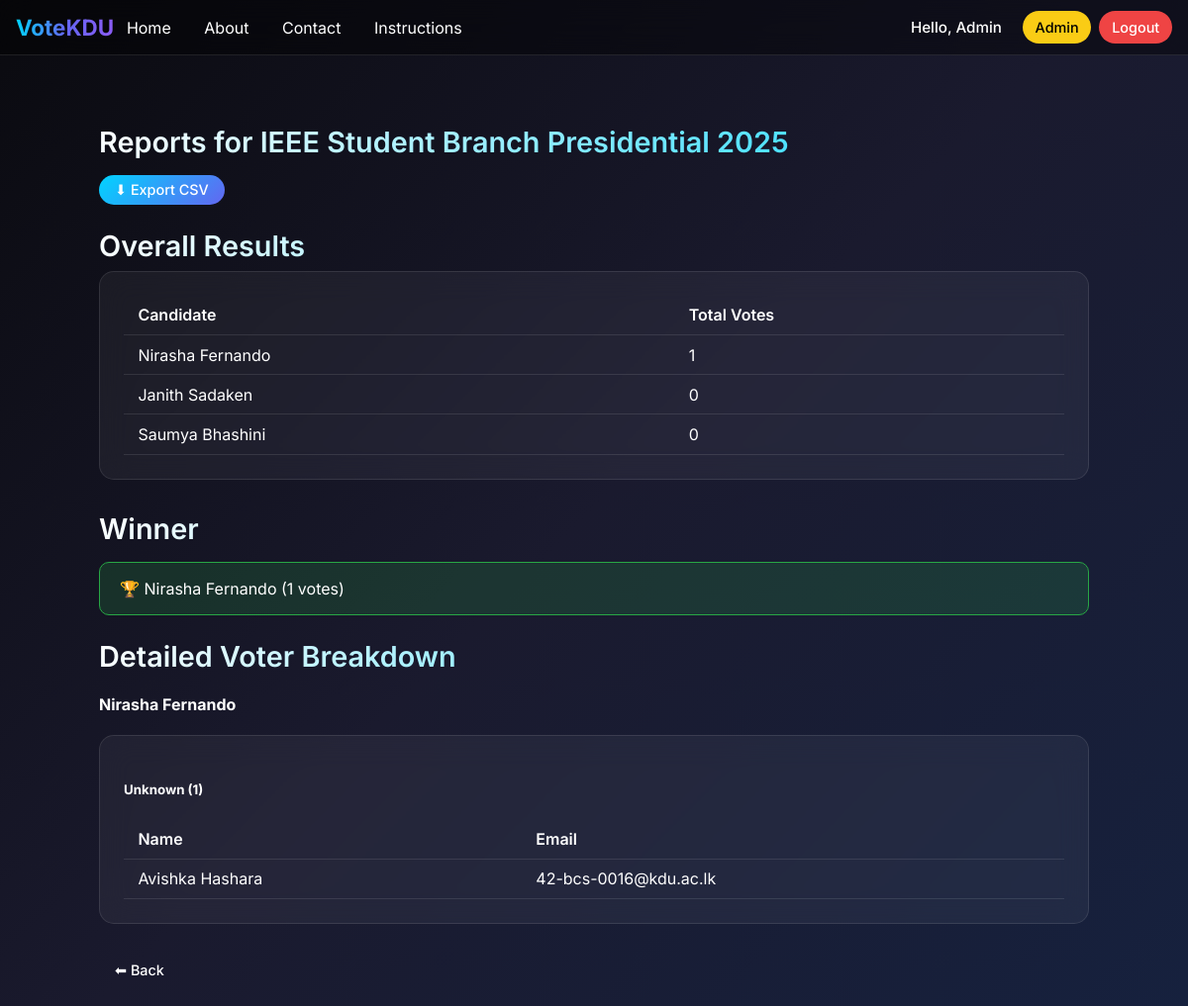
Page /admin/reports.php?election_id=18 (signed in) on the earlier database version.
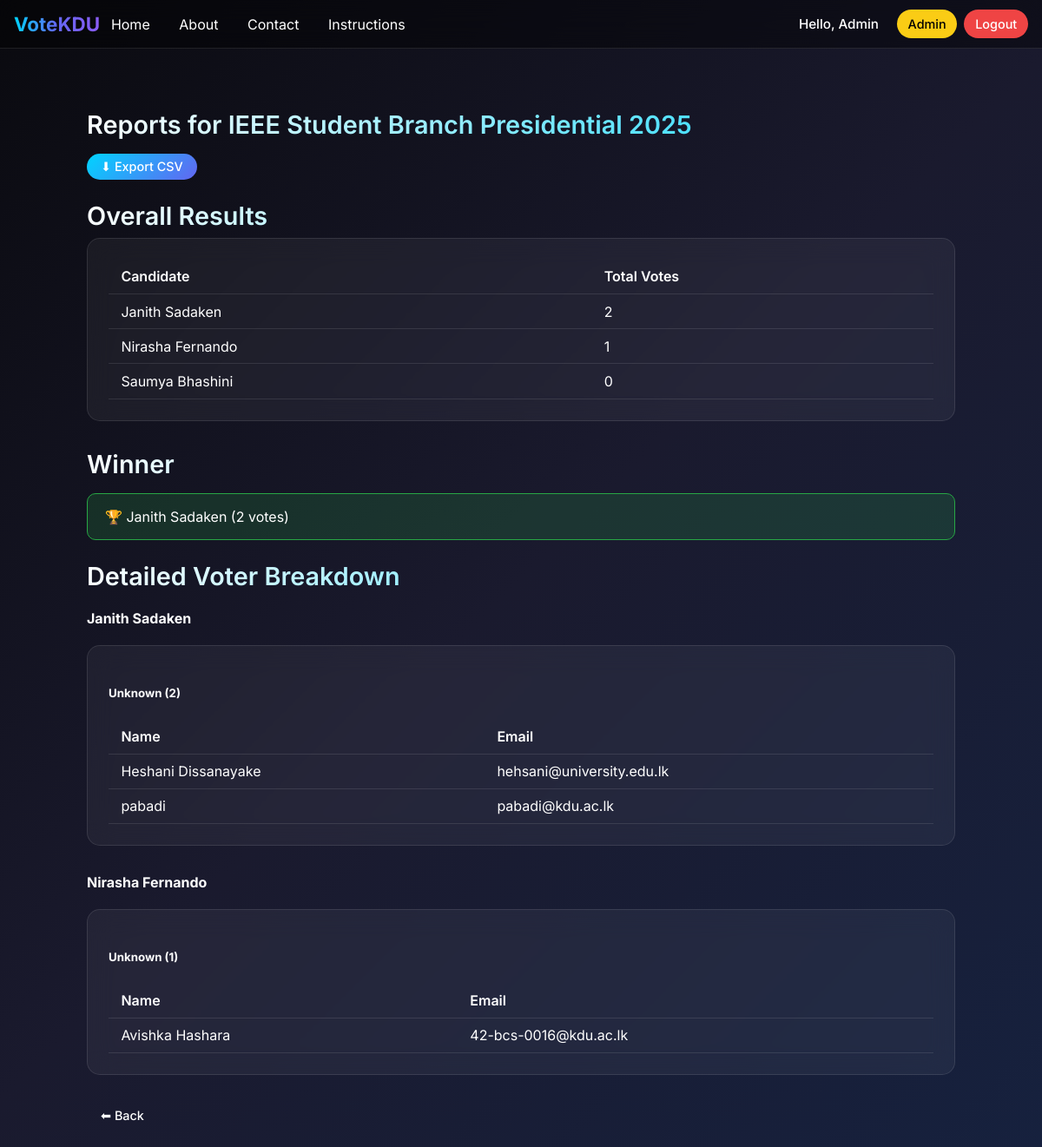
Same page on the later database version.
### tables this page shows
CREATE TABLE `candidates` (
  `id` int(11) NOT NULL,
  `election_id` int(11) NOT NULL,
  `name` varchar(150) NOT NULL,
  `bio` text DEFAULT NULL,
  `photo` varchar(255) DEFAULT NULL,
  `created_at` timestamp NOT NULL DEFAULT current_timestamp()
);

CREATE TABLE `votes` (
  `id` int(11) NOT NULL,
  `election_id` int(11) NOT NULL,
  `candidate_id` int(11) NOT NULL,
  `user_id` int(11) NOT NULL,
  `cast_at` timestamp NOT NULL DEFAULT current_timestamp()
);

CREATE TABLE `users` (
  `id` int(11) NOT NULL,
  `name` varchar(150) NOT NULL,
  `university_email` varchar(255) NOT NULL,
  `role` enum('admin','voter') NOT NULL,
  `password` varchar(255) NOT NULL,
  `faculty` varchar(150) DEFAULT NULL,
  `created_at` timestamp NOT NULL DEFAULT current_timestamp()
);

### helpers.php (called while the page is built, shortened)
<?php
function e($s) {
    return htmlspecialchars($s, ENT_QUOTES | ENT_HTML5, 'UTF-8');
}

### admin/reports.php (the view, shortened to what this page needs)
<?php
require_once __DIR__ . '/../init.php';
$election_id = intval($_GET['election_id'] ?? 0);
$stmt = $pdo->prepare('SELECT * FROM elections WHERE id = ?');
$stmt->execute([$election_id]);
$e = $stmt->fetch();
function get_faculty_from_email($email) {
    return 'Unknown';
}
$stmt = $pdo->prepare('SELECT c.*, COALESCE(votes_count.count,0) as votes
    FROM candidates c
    LEFT JOIN (SELECT candidate_id, COUNT(*) as count
               FROM votes WHERE election_id = ?
               GROUP BY candidate_id) votes_count
    ON c.id = votes_count.candidate_id
    WHERE c.election_id = ?
    GROUP BY c.id
    ORDER BY votes DESC');
$stmt->execute([$election_id, $election_id]);
$candidates = $stmt->fetchAll();
$winner = $candidates[0] ?? null;
$sql = 'SELECT v.id, u.name, u.university_email, c.id as candidate_id, c.name as candidate_name
        FROM votes v
        JOIN users u ON v.user_id = u.id
        JOIN candidates c ON v.candidate_id = c.id
        WHERE v.election_id = ?
        ORDER BY c.id, u.university_email';
$stmt = $pdo->prepare($sql);
$stmt->execute([$election_id]);
$voters = $stmt->fetchAll();
$grouped = [];
foreach ($voters as $v) {
    $faculty = get_faculty_from_email($v['university_email']);
    $grouped[$v['candidate_id']]['name'] = $v['candidate_name'];
    $grouped[$v['candidate_id']]['faculties'][$faculty][] = $v;
}
?>
<!doctype html>
<html lang="en">
<head>
</head>
<body>
<div id="particles-js"></div>
<?php include __DIR__ . '/../_nav.php'; ?>
<div class="container">
  <h1 class="section-title">Reports for <?= e($e['title']) ?></h1>
  <p><a class="btn btn-custom" href="?election_id=<?= e($election_id) ?>&export=csv">⬇ Export CSV</a></p>
  <h3 class="section-title">Overall Results</h3>
  <div class="card">
    <table>
      <thead><tr><th>Candidate</th><th>Total Votes</th></tr></thead>
      <tbody>
        <?php foreach ($candidates as $c): ?>
          <tr><td><?= e($c['name']) ?></td><td><?= e($c['votes']) ?></td></tr>
        <?php endforeach; ?>
      </tbody>
    </table>
  </div>
  <h4 class="section-title">Winner</h4>
  <?php if ($winner): ?>
    <div class="alert alert-success">🏆 <?= e($winner['name']) ?> (<?= e($winner['votes']) ?> votes)</div>
  <?php else: ?>
    <div class="alert alert-info">No votes cast yet.</div>
  <?php endif; ?>
  <h3 class="section-title">Detailed Voter Breakdown</h3>
  <?php foreach ($grouped as $cid => $cand): ?>
    <h4><?= e($cand['name']) ?></h4>
    <?php foreach ($cand['faculties'] as $faculty => $list): ?>
      <div class="card">
        <h5><?= e($faculty) ?> (<?= count($list) ?>)</h5>
        <table>
          <thead><tr><th>Name</th><th>Email</th></tr></thead>
          <tbody>
            <?php foreach ($list as $v): ?>
              <tr><td><?= e($v['name']) ?></td><td><?= e($v['university_email']) ?></td></tr>
            <?php endforeach; ?>
          </tbody>
        </table>
      </div>
    <?php endforeach; ?>
  <?php endforeach; ?>
  <a href="dashboard.php" class="btn btn-outline-light mt-4">⬅ Back</a>
</div>
</body>
</html>

Differences in the rows shown:
shown differently, row unchanged: candidates "Janith Sadaken": votes "0" → "2"; moves up the list
now on this page (row unchanged): users: university_email "Unknown"
added votes: user.name "Heshani Dissanayake", user.university_email "hehsani@university.edu.lk", shown under "Unknown"
added votes: user.name "pabadi", user.university_email "pabadi@kdu.ac.lk", shown under "Unknown"
shown differently, row unchanged: votes "Avishka Hashara": moves from the list under "Nirasha Fernando" to the list under "Unknown"
Other differences:
$winner['name']: "Nirasha Fernando" → "Janith Sadaken"
$winner['votes']: "1" → "2"
new list line: "Janith Sadaken ( 2 ) Name Email"
new list line: "( 1 ) Name Email"
